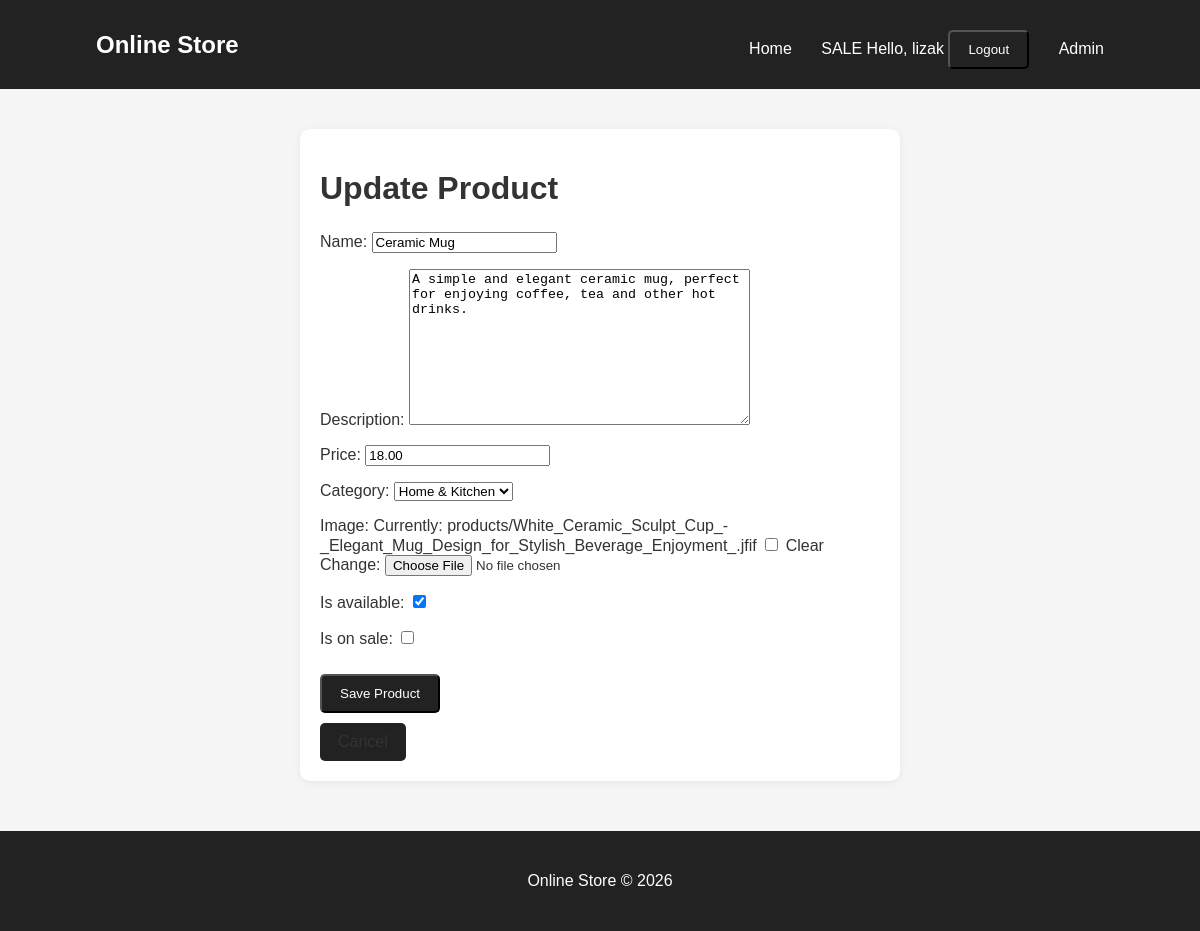
Page /product/16/update/ (signed in) on the committed database.
### catalog/models.py (models this page shows, shortened)
class Product(models.Model):
    name = models.CharField(max_length=150)
    description = models.TextField()
    price = models.DecimalField(max_digits=10, decimal_places=2)
    category = models.ForeignKey(
        Category,
        on_delete=models.CASCADE,
        related_name='products'
    )
    image = models.ImageField(
        upload_to='products/',
        blank=True,
        null=True
    )
    user = models.ForeignKey(
        settings.AUTH_USER_MODEL,
        on_delete=models.CASCADE,
        related_name='products',
        blank=True,
        null=True
    )
    is_available = models.BooleanField(default=True)
    is_on_sale = models.BooleanField(default=False)
    created_at = models.DateTimeField(auto_now_add=True)

class Category(models.Model):
    name = models.CharField(max_length=100, unique=True)
    description = models.TextField(blank=True)
    def __str__(self):
        return self.name

### catalog/views.py (the view)
@login_required
def product_update(request, pk):
    product = get_object_or_404(
        Product,
        pk=pk,
        user=request.user
    )
    if request.method == 'POST':
        form = ProductForm(
            request.POST,
            request.FILES,
            instance=product
        )
        if form.is_valid():
            form.save()
            return redirect('product_detail', pk=product.pk)
    else:
        form = ProductForm(instance=product)
    return render(
        request,
        'catalog/product_form.html',
        {'form': form, 'product': product}
    )

### catalog/forms.py
class ProductForm(forms.ModelForm):
    class Meta:
        model = Product
        fields = [
            'name',
            'description',
            'price',
            'category',
            'image',
            'is_available',
            'is_on_sale',
        ]

### catalog/templates/catalog/product_form.html (shortened to what this page needs)
{% extends 'catalog/base.html' %}
{% block content %}
<div class="product-card" style="max-width: 600px; margin: auto;">
    {% if product %}
        <h1>Update Product</h1>
    {% else %}
        <h1>Add New Product</h1>
    {% endif %}
    <form method="POST" enctype="multipart/form-data">
        {{ form.as_p }}
        <button type="submit" class="button">
            Save Product
        </button>
    </form>
    {% if product %}
        <a href="{% url 'product_detail' product.pk %}" class="button">
        </a>
    {% else %}
        <a href="{% url 'home' %}" class="button">
            Cancel
        </a>
    {% endif %}
</div>
{% endblock %}

### catalog/templates/catalog/base.html (shortened to what this page needs)
<!DOCTYPE html>
<html lang="en">
<head>
</head>
<body>
    <header>
        <h2>Online Store</h2>
<nav>
    <a href="{% url 'home' %}">Home</a>
    <a href="{% url 'sale_products' %}">SALE</a>
    {% if user.is_authenticated %}
        <span style="color: white;">
            Hello, {{ user.username }}
        </span>
        <form method="POST" action="{% url 'logout' %}"
              style="display: inline;">
            <button type="submit" class="button">
                Logout
            </button>
        </form>
    {% else %}
        <a href="{% url 'login' %}">Login</a>
        <a href="{% url 'register' %}">Register</a>
    {% endif %}
    <a href="/admin/">Admin</a>
</nav>
    </header>
    <div class="container">
        {% block content %}
        {% endblock %}
    </div>
    <footer>
        <p>Online Store &copy; 2026</p>
    </footer>
</body>
</html>

### catalog/templates/catalog/base.html (style rules this page uses)
* { box-sizing: border-box; }
body { margin: 0; font-family: Arial, sans-serif; background-color: #f5f5f5; color: #333; }
header { background-color: #222; padding: 20px 8%; display: flex; justify-content: space-between; align-items: center; }
header h2 { color: white; margin: 0; }
nav a { color: white; text-decoration: none; margin-left: 25px; }
.container { width: 85%; max-width: 1200px; margin: 40px auto; }
h1 { margin-bottom: 25px; }
.product-card { background-color: white; padding: 20px; border-radius: 10px; box-shadow: 0 2px 8px rgba(0,0,0,0.06); }
.product-card a { color: #333; text-decoration: none; }
.button { display: inline-block; background-color: #222; color: white; padding: 10px 18px; border-radius: 5px; text-decoration: none; margin-top: 10px; }
footer { text-align: center; padding: 25px; margin-top: 50px; background-color: #222; color: white; }

### rows in the picture
Product: name "Ceramic Mug", description "A simple and elegant ceramic mug, perfect for enjoying coffee, tea and other hot drinks.", price "18.00", category "Home & Kitchen", is_available "☑"

### other values in the picture
{{ user.username }} "lizak"
